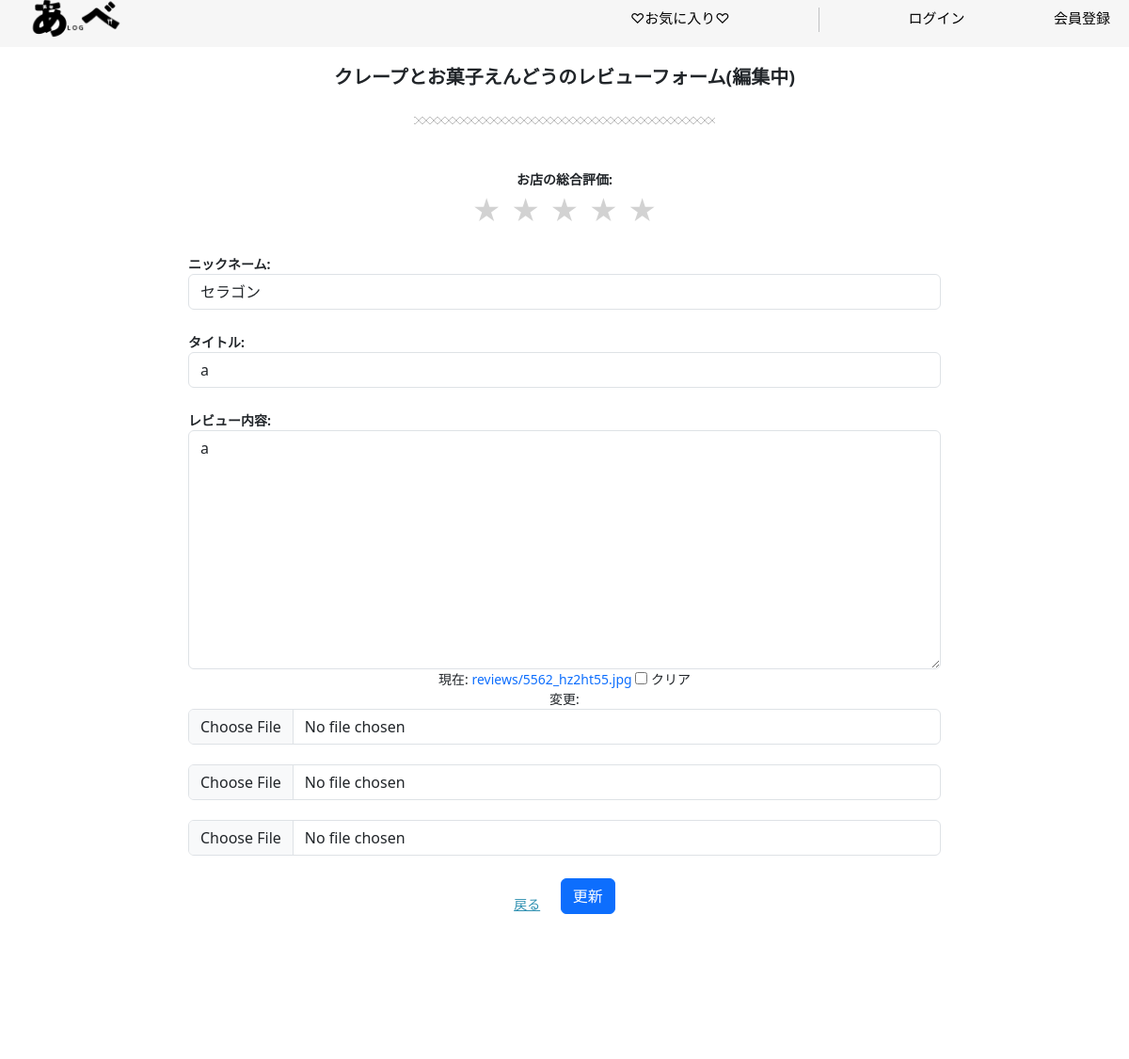
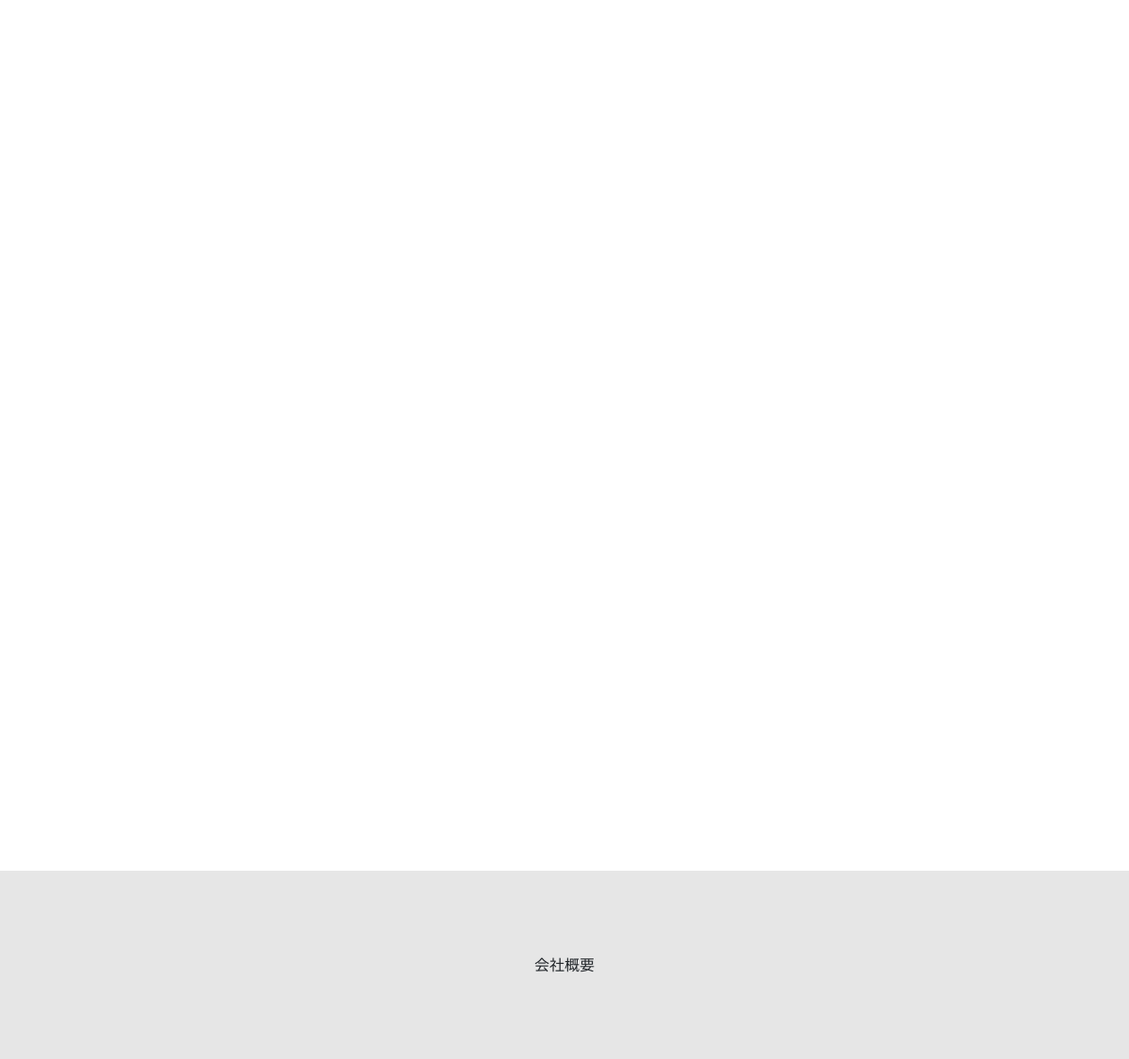
Screenshot of /review-edit/23/ with the database file from the repository (2 pictures, top to bottom).
### gourmet/models.py (models this page shows, shortened)
class Review(models.Model):
    score = models.PositiveIntegerField(blank=False, default=1)
    user = models.ForeignKey(CustomUser, verbose_name='ユーザー',on_delete=models.CASCADE, null=True)
    store_name = models.ForeignKey(StoreInfo, verbose_name='店名',on_delete=models.PROTECT)
    handle = models.CharField(verbose_name='ニックネーム',max_length=50)
    title = models.CharField(verbose_name='タイトル',max_length=50)
    content = models.TextField(verbose_name='レビュー内容')
    create_at = models.DateTimeField(verbose_name='作成日時',auto_now_add=True)
    updated_at = models.DateTimeField(verbose_name='更新日時',auto_now=True)
    review_photo1 = models.ImageField(verbose_name='レビュー写真1',upload_to='reviews/',blank=True)
    review_photo2 = models.ImageField(verbose_name='レビュー写真2',upload_to='reviews/',blank=True)
    review_photo3 = models.ImageField(verbose_name='レビュー写真3',upload_to='reviews/',blank=True)

class StoreInfo(models.Model):
    user = models.ForeignKey(CustomUser, verbose_name='ユーザー',on_delete=models.PROTECT)
    store_name = models.CharField(verbose_name='店舗名',max_length=40)
    category = models.ForeignKey(Category,verbose_name='ジャンル',on_delete=models.CASCADE)
    store_detail = models.TextField(verbose_name='店舗詳細',blank=True, null=True)
    store_address = models.TextField(verbose_name='店舗住所',blank=True,null=True)
    photo1 = models.ImageField(verbose_name='写真1',blank=True,default='noImage.png')
    photo2 = models.ImageField(verbose_name='写真2',blank=True,default='noImage.png')
    photo3 = models.ImageField(verbose_name='写真3',blank=True,default='noImage.png')
    create_at = models.DateTimeField(verbose_name='作成日時',auto_now_add=True)
    updated_at = models.DateTimeField(verbose_name='更新日時',auto_now=True)
    class Meta:
        verbose_name_plural = 'StoreInfo'
    def __str__(self):
        return self.store_name

### gourmet/views.py (the view, shortened to what this page needs)
# urls.py: path('review-edit/<int:pk>/',views.ReviewUpdateView.as_view(),name='review_edit'),
class ReviewUpdateView(UpdateView):
    model = Review
    template_name = 'review-edit.html'
    form_class =  ReviewForm

### gourmet/context_processors.py (called while the page is built)
def member_status(request):
    if request.user.is_authenticated:
        from gourmet.models import Member
        is_member = Member.objects.filter(user=request.user).exists()
        return {'is_member': is_member}
    return {'is_member': False}

### gourmet/templates/review-edit.html (shortened to what this page needs)
{% extends 'base.html' %}
{% load static %}
{% block contents %}
<div class="a_detail">
    <div class="store-h1">
        <h1>{{ review.store_name }}のレビューフォーム(編集中)</h1>
    </div>
    <hr class="hr1 mb-5">
    <form method="post">
        <div class="star_row">
            <div class="stars">
                <p class="mt-4 mb-0 fw-bold">お店の総合評価:</p>
                <span>
                    <input id="star5" type="radio" name="score" value="5" class="star-rating"><label for="star5">★</label>
                    <input id="star4" type="radio" name="score" value="4" class="star-rating"><label for="star4">★</label>
                    <input id="star3" type="radio" name="score" value="3" class="star-rating"><label for="star3">★</label>
                    <input id="star2" type="radio" name="score" value="2" class="star-rating"><label for="star2">★</label>
                    <input id="star1" type="radio" name="score" value="1" class="star-rating"><label for="star1">★</label>
                </span>
            </div>
        </div>
        <p class="mt-4 mb-0 text-start fw-bold">ニックネーム:</p>
        {{ form.handle }}
        <p class="mt-4 mb-0 text-start fw-bold">タイトル:</p>
        {{ form.title }}
        <p class="mt-4 mb-0 text-start fw-bold">レビュー内容:</p>
        {{ form.content }}
        {{form.review_photo1}}
        <br>
        {{form.review_photo2}}
        <br>
        {{form.review_photo3}}
        <div>
            <a style="vertical-align: bottom; margin-right: 18px;color: rgb(47, 144, 177); text-decoration: underline !important;" href="{% url 'gourmet:detail' review.store_name.id %}">戻る</a>
            <button type="submit" class="btn btn-primary mt-4">更新</button>
        </div>
    </form>
</div>
{% endblock %}

### static/css/mystyle.css (style rules this page uses)
a { text-decoration: none !important; }
:root { --easing: cubic-bezier(.2, 1, .2, 1); --transition: .8s var(--easing); --color-base: #f8f8f8; --color-gray: #ddd; --color-theme: #f5695f; --color-theme-darken: #f12617; --box-shadow: .8rem .8rem 1.2rem rgba(0, 0, 0, .05), -.8rem -.8rem 1.2rem #fff; --box-shadow-hover: 1rem 1rem 1.5rem rgba(0, 0, 0, .08), -1rem -1rem 1.5rem #fff; --box-shadow-inset: inset .8rem .8rem 1.2rem rgba(0, 0, 0, .05), inset -.8rem -.8rem 1.2rem #fff; --box-shadow-dark: .8rem .8rem 1.2rem rgba(0, 0, 0, .1), -.8rem -.8rem 1.2rem rgba(#fff,.2); }
html { font-size: 100%; line-height: 1.8; height: 100%; word-break: break-word; color: #333; background-color: var(--color-base); -webkit-appearance: none; -webkit-tap-highlight-color: transparent; }
body { font-size: 2rem; margin-top: 30px auto; margin-bottom: 0; }
*, *::before, *::after { -webkit-box-sizing: border-box; box-sizing: border-box; }
h1, h2, h3, h4, h5, h6 { font-size: 1.6rem; margin: 0; padding: 0; }
.a_detail { text-align: center; }
.store-h1 { padding-top: 20px; margin-top: 30px; margin-bottom: 30px; }
@media screen and (min-width: 960px) { .a_detail { padding:0 200px !important; } }
.a_detail { font-size: 14px; padding:0 30px }
.a_detail h1 { font-size: 20px; font-weight: bold; }
.hr1 { position: relative; overflow: visible; text-align: center; border-width: 0; height: 8px; background-image: repeating-linear-gradient(45deg, black 0, black 1px, transparent 0, transparent 50%), repeating-linear-gradient(135deg, black 0, black 1px, transparent 0, transparent 50%); background-size: 8px 8px; width: 40%; margin: 0 auto; }
.star_row .stars span { display: flex; flex-direction: row-reverse !important; justify-content: center; }
.a_detail .stars label { color: #D2D2D2; font-size: 30px; padding: 0 5px; cursor: pointer; }

### rows the page displays
Review: store_name "クレープとお菓子えんどう", handle "セラゴン", title "a", content "a"
